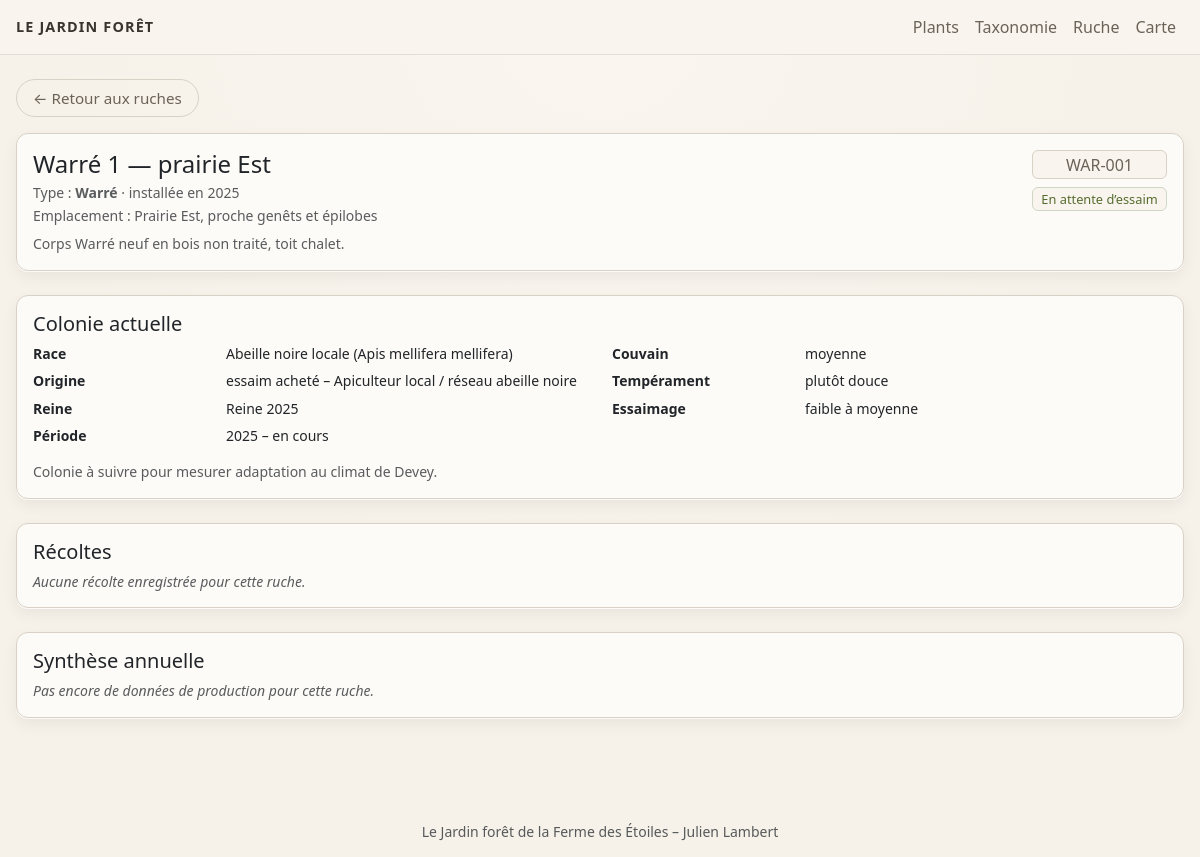
Screenshot of /hive/1 with the database file from the repository.
### tables this page shows
CREATE TABLE hives (
    id INTEGER PRIMARY KEY AUTOINCREMENT,
    code TEXT NOT NULL UNIQUE,       -- ex: WAR-001
    name TEXT,                       -- ex: Ruche de la prairie Est
    hive_type TEXT,                  -- Warré, Dadant, TBH…
    location_label TEXT,             -- description textuelle
    latitude REAL,
    longitude REAL,
    altitude REAL,
    year_installed INTEGER,          -- année d’installation de la ruche (pas forcément de la colonie)
    status TEXT,                     -- en attente d’essaim / en production / en hivernage / morte…
    notes TEXT
, bee_breed TEXT, queen_year INTEGER, origin TEXT);

CREATE TABLE hive_colonies (
    id INTEGER PRIMARY KEY AUTOINCREMENT,
    hive_id INTEGER NOT NULL,            -- FK vers hives.id

    bee_race TEXT,                       -- ex: Abeille noire locale (Apis mellifera mellifera)
    queen_year INTEGER,                  -- année de naissance estimée de la reine
    queen_origin TEXT,                   -- éleveur X, essaim sauvage, division interne…
    origin_type TEXT,                    -- 'essaim acheté', 'essaim capturé', 'division', 'remérage naturel'
    origin_details TEXT,                 -- texte libre : qui, où, circonstances

    brood_strength TEXT,                 -- 'faible', 'moyenne', 'forte' (ou notes libres)
    temperament TEXT,                    -- 'douce', 'nerveuse', 'agressive', etc.
    swarm_tendency TEXT,                 -- tendance à essaimer : faible / moyenne / forte
    notes TEXT,                          -- remarques générales sur cette colonie

    start_year INTEGER,                  -- année de début d’occupation
    end_year INTEGER,                    -- année de fin (NULL = colonie actuelle)

    FOREIGN KEY (hive_id) REFERENCES hives(id) ON DELETE CASCADE
);

### app.py (the view)
@app.route("/hive/<int:hive_id>")
def hive_detail(hive_id):
    db = get_db()
    hive = db.execute(
        """
        SELECT *
        FROM hives
        WHERE id = ?
        """,
        (hive_id,),
    ).fetchone()
    if hive is None:
        return "Ruche introuvable", 404
    current_colony = db.execute(
        """
        SELECT *
        FROM hive_colonies
        WHERE hive_id = ?
          AND (end_year IS NULL OR end_year >= strftime('%Y','now'))
        ORDER BY start_year DESC
        LIMIT 1
        """,
        (hive_id,),
    ).fetchone()
    colonies = db.execute(
        """
        SELECT *
        FROM hive_colonies
        WHERE hive_id = ?
        ORDER BY start_year
        """,
        (hive_id,),
    ).fetchall()
    harvests = db.execute(
         """
        SELECT
            ha.id,
            ha.date AS harvest_date,   -- alias pour coller au template
            ha.weight_kg,
            ha.moisture_pct,
            ha.honey_type,
            ha.notes
        FROM hive_harvests AS ha
        WHERE ha.hive_id = ?
        ORDER BY ha.date DESC
        """,
        (hive_id,),
    ).fetchall()
    yearly_stats = db.execute(
        """
        SELECT
            strftime('%Y', date) AS year,
            SUM(weight_kg) AS total_weight,
            COUNT(*) AS harvest_count
        FROM hive_harvests
        WHERE hive_id = ?
        GROUP BY year
        ORDER BY year DESC
        """,
        (hive_id,),
    ).fetchall()
    return render_template(
        "hive_detail.html",
        hive=hive,
        current_colony=current_colony,
        colonies=colonies,
        harvests=harvests,
        yearly_stats=yearly_stats,
    )

### app.py (called while the page is built)
def get_db():
    if "db" not in g:
        g.db = sqlite3.connect(DB_PATH)
        g.db.row_factory = sqlite3.Row  # accès par nom de colonne
    return g.db

### templates/hive_detail.html (shortened to what this page needs)
{% extends "base.html" %}
{% block content %}
<div class="d-flex gap-2 mb-3 flex-wrap">
  <a href="{{ url_for('hives_list') }}" class="btn btn-sm btn-outline">
    ← Retour aux ruches
  </a>
</div>
<div class="card shadow-soft mb-4">
  <div class="card-body">
    <div class="d-flex justify-content-between align-items-start mb-2 flex-wrap gap-2">
      <div>
        <h1 class="h4 mb-1">
          {{ hive["name"] or ("Ruche " ~ hive["code"]) }}
        </h1>
        <p class="mb-1 small text-muted">
          Type :
          <strong>{{ hive["hive_type"] or "À préciser" }}</strong>
          {% if hive["year_installed"] %}
            · installée en {{ hive["year_installed"] }}
          {% endif %}
        </p>
        {% if hive["location_label"] %}
          <p class="mb-0 small text-muted">
            Emplacement : {{ hive["location_label"] }}
          </p>
        {% endif %}
      </div>
      <div class="text-end">
        <span class="badge bg-outline fs-6 d-block">
          {{ hive["code"] }}
        </span>
        {% if hive["status"] %}
          <span class="badge bg-tag mt-2">
            {{ hive["status"] }}
          </span>
        {% endif %}
      </div>
    </div>
    {% if hive["notes"] %}
      <p class="small text-muted mb-0 mt-2">
        {{ hive["notes"] }}
      </p>
    {% endif %}
  </div>
</div>
<div class="card shadow-soft mb-4">
  <div class="card-body small">
    <h2 class="h5 mb-2">Colonie actuelle</h2>
    {% if current_colony %}
      <div class="row">
        <div class="col-md-6">
          <dl class="row mb-0">
            <dt class="col-4">Race</dt>
            <dd class="col-8">
              {{ current_colony["bee_race"] or "À préciser" }}
            </dd>
            <dt class="col-4">Origine</dt>
            <dd class="col-8">
              {% if current_colony["origin_type"] %}
                {{ current_colony["origin_type"] }}
                {% if current_colony["queen_origin"] %}
                  – {{ current_colony["queen_origin"] }}
                {% endif %}
              {% else %}
                {{ current_colony["queen_origin"] or "À préciser" }}
              {% endif %}
            </dd>
            <dt class="col-4">Reine</dt>
            <dd class="col-8">
              {% if current_colony["queen_year"] %}
                Reine {{ current_colony["queen_year"] }}
              {% else %}
                Année de reine à préciser
              {% endif %}
            </dd>
            <dt class="col-4">Période</dt>
            <dd class="col-8">
              {% if current_colony["start_year"] %}
                {{ current_colony["start_year"] }}
              {% else %}
                ?
              {% endif %}
              –
              {% if current_colony["end_year"] %}
                {{ current_colony["end_year"] }}
              {% else %}
                en cours
              {% endif %}
            </dd>
          </dl>
        </div>
        <div class="col-md-6">
          <dl class="row mb-0">
            <dt class="col-4">Couvain</dt>
            <dd class="col-8">
              {{ current_colony["brood_strength"] or "À préciser" }}
            </dd>
            <dt class="col-4">Tempérament</dt>
            <dd class="col-8">
              {{ current_colony["temperament"] or "À préciser" }}
            </dd>
            <dt class="col-4">Essaimage</dt>
            <dd class="col-8">
              {{ current_colony["swarm_tendency"] or "À préciser" }}
            </dd>
          </dl>
        </div>
      </div>
      {% if current_colony["notes"] %}
        <p class="mt-2 mb-0 text-muted">
          {{ current_colony["notes"] }}
        </p>
      {% endif %}
    {% else %}
      <p class="text-muted fst-italic mb-0">
        Aucune colonie actuelle renseignée pour cette ruche.
      </p>
    {% endif %}
  </div>
</div>
<div class="card shadow-soft mb-4">
  <div class="card-body small">
    <h2 class="h5 mb-2">Récoltes</h2>
    {% if harvests %}
      <div class="table-responsive">
        <table class="table table-sm align-middle mb-2">
          <thead>
            <tr>
              <th>Date</th>
              <th>Saison</th>
              <th>Type de miel</th>
              <th class="text-end">Miel (kg)</th>
              <th class="text-end">Cire (kg)</th>
              <th class="text-end">Humidité (%)</th>
              <th>Notes</th>
            </tr>
          </thead>
          <tbody>
            {% for ha in harvests %}
              <tr>
                <td>{{ ha["harvest_date"] }}</td>
                <td>{{ ha["season"] or "—" }}</td>
                <td>{{ ha["honey_type"] or "—" }}</td>
                <td class="text-end">
                  {% if ha["weight_kg"] is not none %}
                    {{ "%.1f"|format(ha["weight_kg"]) }}
                  {% else %}
                    —
                  {% endif %}
                </td>
                <td class="text-end">
                  {% if ha["wax_kg"] is not none %}
                    {{ "%.2f"|format(ha["wax_kg"]) }}
                  {% else %}
                    —
                  {% endif %}
                </td>
                <td class="text-end">
                  {% if ha["moisture_percent"] is not none %}
                    {{ "%.1f"|format(ha["moisture_percent"]) }}
                  {% else %}
                    —
                  {% endif %}
                </td>
                <td>
                  {% if ha["notes"] %}
                    {{ ha["notes"] }}
                  {% else %}
                    —
                  {% endif %}
                </td>
              </tr>
            {% endfor %}
          </tbody>
        </table>
      </div>
    {% else %}
      <p class="text-muted fst-italic mb-0">
        Aucune récolte enregistrée pour cette ruche.
      </p>
    {% endif %}
  </div>
</div>
<div class="card shadow-soft mb-4">
  <div class="card-body small">
    <h2 class="h5 mb-2">Synthèse annuelle</h2>
    {% if yearly_stats %}
      <div class="table-responsive">
        <table class="table table-sm mb-0 align-middle">
          <thead>
            <tr>
              <th>Année</th>
              <th class="text-end">Miel total (kg)</th>
              <th class="text-end">Cire totale (kg)</th>
            </tr>
          </thead>
          <tbody>
            {% for y in yearly_stats %}
              <tr>
                <td>{{ y["year"] }}</td>
                <td class="text-end">
                  {% if y["total_honey_kg"] is not none %}
                    {{ "%.1f"|format(y["total_honey_kg"]) }}
                  {% else %}
                    —
                  {% endif %}
                </td>
                <td class="text-end">
                  {% if y["total_wax_kg"] is not none %}
                    {{ "%.2f"|format(y["total_wax_kg"]) }}
                  {% else %}
                    —
                  {% endif %}
                </td>
              </tr>
            {% endfor %}
          </tbody>
        </table>
      </div>
    {% else %}
      <p class="text-muted fst-italic mb-0">
        Pas encore de données de production pour cette ruche.
      </p>
    {% endif %}
  </div>
</div>
{% endblock %}

### static/style.css (style rules this page uses)
:root { --paper: #f6f2ea; --paper-deep: #e6dfd2; --card-bg: #fdfbf7; --ink: #38342e; --ink-soft: #6b6258; --green-fern: #556b2f; --green-soft: #cfd7c6; --green-line: #7a8b64; --brown-ink: #7b5e4a; --brown-soft: #b09580; --border-soft: #d9d1c5; }
body { min-height: 100vh; background: radial-gradient(circle at top, #faf5ee 0, var(--paper) 55%); color: var(--ink); font-family: system-ui, -apple-system, "Segoe UI", Roboto, sans-serif; font-size: 16px; line-height: 1.4; }
a { color: var(--green-fern); }
.btn { border-radius: 999px; font-size: 0.95rem; padding: 0.4rem 1rem; }
.btn-outline { background-color: transparent; border: 1px solid var(--border-soft); color: var(--ink-soft); }
.shadow-soft { background-color: var(--card-bg); border-radius: 0.75rem; border: 1px solid var(--border-soft); box-shadow: 0 1px 0 rgba(255, 255, 255, 0.8), 0 6px 16px rgba(0, 0, 0, 0.06); }
.badge { font-weight: 500; font-size: 0.8rem; }
.badge.bg-outline { border: 1px solid var(--border-soft); background-color: #f9f5ee; color: var(--ink-soft); }
.badge.bg-tag { background-color: #f9f5ee; border: 1px solid var(--green-soft); color: var(--green-fern); }

### templates/base.html (style rules this page uses)
body { background-color: #f6f2ea; }

### rows the page displays
hives: name "Warré 1 — prairie Est", hive_type "Warré", year_installed "2025", location_label "Prairie Est, proche genêts et épilobes", code "WAR-001", status "En attente d’essaim", notes "Corps Warré neuf en bois non traité, toit chalet."
hive_colonies: bee_race "Abeille noire locale (Apis mellifera mellifera)", origin_type "essaim acheté", queen_origin "Apiculteur local / réseau abeille noire", queen_year "2025", start_year "2025", brood_strength "moyenne", temperament "plutôt douce", swarm_tendency "faible à moyenne", notes "Colonie à suivre pour mesurer adaptation au climat de Devey."
